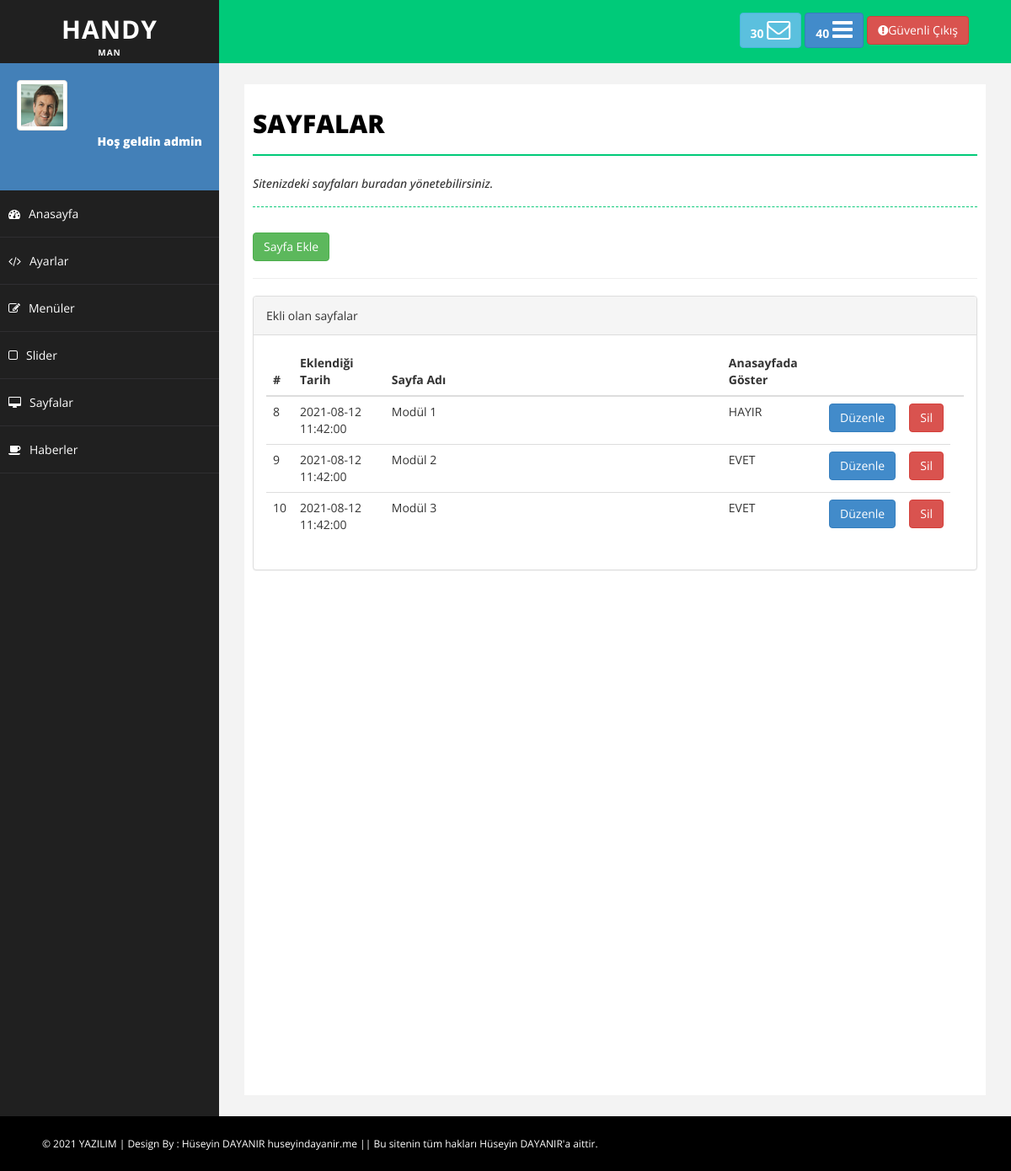
The page /admin/sayfalar.php (signed in) on the database as committed earlier.
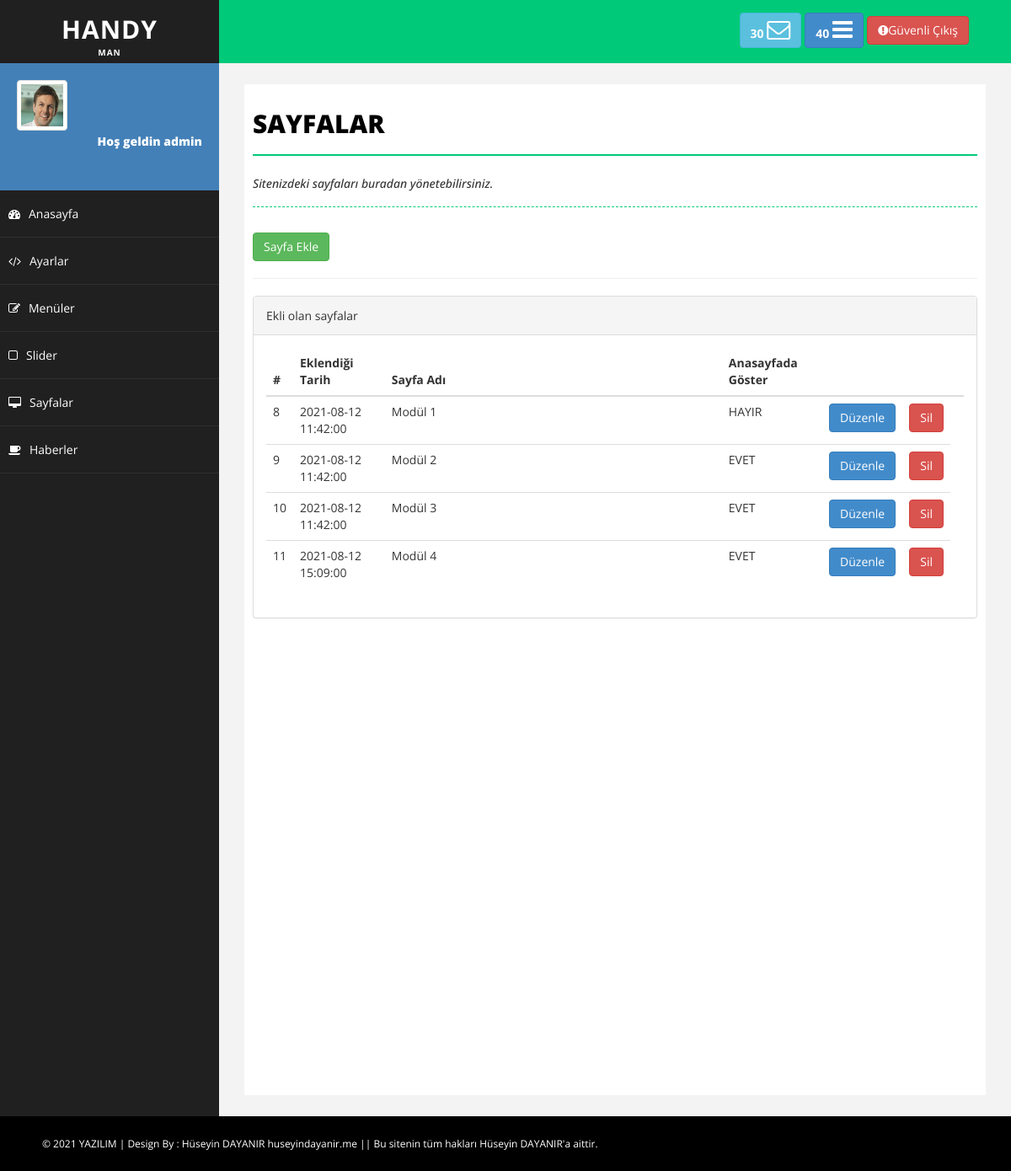
The same page on the database as committed later.
### tables this page shows
CREATE TABLE `sayfalar` (
  `sayfa_id` int(11) NOT NULL,
  `sayfa_tarih` datetime NOT NULL,
  `sayfa_ad` varchar(100) NOT NULL,
  `sayfa_icerik` text NOT NULL,
  `sayfa_sira` varchar(50) NOT NULL DEFAULT '0',
  `sayfa_anasayfa` enum('0','1') NOT NULL DEFAULT '0'
);

### admin/sayfalar.php (the view, shortened to what this page needs)
<?php
include 'header.php';
include 'sidebar.php';
?>
<div id="page-wrapper">
            <div id="page-inner">
                <div class="row">
                    <div class="col-md-12">
                        <h1 class="page-head-line">Sayfalar</h1>
                        <?php
                            if($_GET['durum'] == "ok"){ ?>
                                <h1 style="color:green;" class="page-subhead-line">Sayfa başarıyla silindi.</h1>
                            <?php
                            }
                            else if($_GET['durum']=="no"){ ?>
                                <h1 style="color:red;"class="page-subhead-line">Sayfa silinemedi.</h1>
                            <?php
                            }
                            else {?>
                                <h1 class="page-subhead-line">Sitenizdeki sayfaları buradan yönetebilirsiniz.</h1>
                            <?php } ?>
                    </div>
                    <div class="col-md-12">
                      <a href="sayfaEkle.php?durum"><button class="btn btn-success">Sayfa Ekle </button></a>
                       <hr>
                    </div>
                    <div class="col-md-12">
                    <div class="panel panel-default">
                        <div class="panel-heading">
                            Ekli olan sayfalar
                        </div>
                        <div class="panel-body">
                            <div class="table-responsive">
                                <table class="table table-hover">
                                    <thead>
                                        <tr>
                                            <th>#</th>
                                            <th>Eklendiği Tarih</th>
                                            <th style="width:400px">Sayfa Adı</th>
                                            <th>Anasayfada Göster</th>
                                            <th style="width:20px"></th>
                                            <th style="width:20px"><th>
                                        </tr>
                                    </thead>
                                    <tbody>
                                    <?php
                                       $sayfasor =mysqli_query($baglan,"SELECT * FROM sayfalar");
                                        while ( $sayfacek =mysqli_fetch_assoc($sayfasor) ){?>
                                        <tr>
                                            <td><?php echo $sayfacek['sayfa_id']?></td>
                                            <td><?php echo $sayfacek['sayfa_tarih']?></td>
                                            <td><?php echo $sayfacek['sayfa_ad']?></td>
                                            <td><?php
                                            if ($sayfacek['sayfa_anasayfa'] ==0)
                                                echo "HAYIR";
                                            else if($sayfacek['sayfa_anasayfa'] ==1){
                                                echo "EVET";
                                            }
                                            ?></td>
                                            <td><a href="sayfaDuzenle.php?sayfa_id=<?php echo $sayfacek['sayfa_id']?>"><button class="btn btn-primary">Düzenle</button></a></td>
                                            <td><a href="netting/islem.php?sayfa_id=<?php echo $sayfacek['sayfa_id']?>&sayfaSil=ok"><button class="btn btn-danger">Sil</button></a></td>
                                        </tr>
                                        <?php }
                                    ?>
                                    </tbody>
                                </table>
                            </div>
                        </div>
                    </div>
                </div>
                </div>
            </div>
        </div>
<?php include 'footer.php' ?>

Rows that differ between the two databases and show on the page:
added sayfalar: sayfa_id "11", sayfa_tarih "2021-08-12 15:09:00", sayfa_ad "Modül 4", sayfa_anasayfa "EVET"
